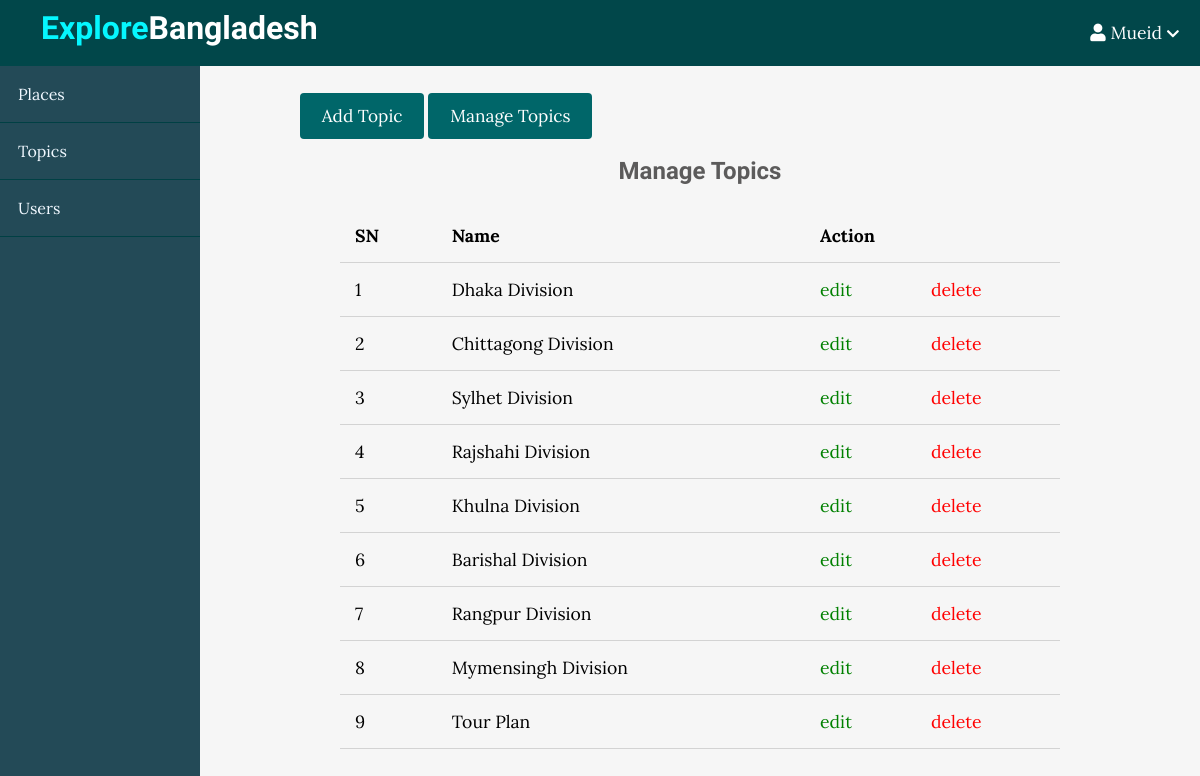
The page /admin/topics/index.php (signed in) on the database its author committed.
### tables this page shows
CREATE TABLE `topics` (
  `id` int(11) NOT NULL,
  `name` varchar(100) NOT NULL,
  `description` text NOT NULL
);

### app/controllers/topics.php (called while the page is built, shortened)
<?php
include(ROOT_PATH . "/app/database/db.php");
$table = 'topics';
$topics = selectAll($table);

### app/database/db.php (called while the page is built, shortened)
<?php
require('connect.php');
function selectAll($table, $conditions = [])
{
    global $conn;
    $sql = "SELECT * FROM $table";
    if (empty($conditions)) {
        $stmt = $conn->prepare($sql);
        $stmt->execute();
        $records = $stmt->get_result()->fetch_all(MYSQLI_ASSOC);
        return $records;
    }
}

### admin/topics/index.php (the view, shortened to what this page needs)
<?php include(ROOT_PATH . "/app/controllers/topics.php");
?>
<!DOCTYPE html>
<html lang="en">
    <head>
        <link rel="stylesheet"
            href="https://use.fontawesome.com/releases/v5.7.2/css/all.css"
>
        <link rel="stylesheet" href="../../assets/css/style.css">
        <link rel="stylesheet" href="../../assets/css/admin.css">
    </head>
    <body>
    <?php include(ROOT_PATH . "/app/includes/adminHeader.php"); ?>
        <div class="admin-wrapper">
        <div class="left-sidebar">
                <ul>
                    <li><a href="<?php echo BASE_URL . '/admin/posts/index.php' ?>">Places</a></li>
                    <li><a href="<?php echo BASE_URL . '/admin/topics/index.php' ?>">Topics</a></li>
                    <li><a href="<?php echo BASE_URL . '/admin/users/index.php' ?>">Users</a></li>
                </ul>
            </div>
            <div class="admin-content">
                <div class="button-group">
                    <a href="create.php" class="btn btn-big">Add Topic</a>
                    <a href="index.php" class="btn btn-big">Manage Topics</a>
                </div>
                <div class="content">
                    <h2 class="page-title">Manage Topics</h2>
                    <table>
                        <thead>
                            <th>SN</th>
                            <th>Name</th>
                            <th colspan="2">Action</th>
                        </thead>
                        <tbody>
                            <?php foreach ($topics as $key => $topic): ?>
                               <tr>
                                    <td><?php echo $key + 1; ?></td>
                                    <td><?php echo $topic['name']; ?></td>
                                    <td><a href="edit.php?id=<?php echo $topic['id']; ?>" class="edit">edit</a></td>
                                    <td><a href="index.php?del_id=<?php echo $topic['id']; ?>" class="delete">delete</a></td>
                                </tr>
                            <?php endforeach; ?>
                        </tbody>
                    </table>
                </div>
            </div>
        </div>
    </body>
</html>

### assets/css/style.css (style rules this page uses)
* { box-sizing: border-box; }
html, body { height: 100%; padding: 0px; margin: 0px; background: #f6f6f6; font-family: "Lora", serif; }
h1, h2, h3, h4, h5, h6 { font-family: "Candal", serif; color: #5c5b5b; margin: 5px; }
a { text-decoration: none; color: inherit; }
.btn { padding: 0.5rem 1rem; background: #006669; color: white; border: 1px solid transparent; border-radius: 0.25rem; font-size: 1.08em; font-family: "Lora", serif; }
.btn-big { padding: 0.7rem 1.3rem; line-height: 1.3rem; }
.content { width: 90%; margin: 30px auto 30px; }

### assets/css/admin.css (style rules this page uses)
.admin-wrapper { display: flex; height: calc(100% - 66px); }
.admin-wrapper .left-sidebar { flex: 2; height: 100%; background: #234a57; }
.admin-wrapper .left-sidebar ul { list-style: none; margin: 0px; padding: 0px; color: aliceblue; }
.admin-wrapper .left-sidebar ul li a { padding: 18px; display: block; border-bottom: 1px solid #004044; }
.admin-wrapper .admin-content { flex: 8; height: 100%; padding: 40px 100px 100px; overflow-y: scroll; }
.admin-content .page-title { text-align: center; margin-bottom: 1.5rem; }
table { width: 100%; border-collapse: collapse; font-size: 1.1rem; }
th, td { padding: 15px; text-align: left; border-bottom: 1px solid #d3d3d3; }
.edit { color: green; }
.delete { color: red; }

### rows shown on the page
topics: name "Dhaka Division"
topics: name "Chittagong Division"
topics: name "Sylhet Division"
topics: name "Rajshahi Division"
topics: name "Khulna Division"
topics: name "Barishal Division"
topics: name "Rangpur Division"
topics: name "Mymensingh Division"
topics: name "Tour Plan"

### other values the page prints
$_SESSION['username'] "Mueid"
